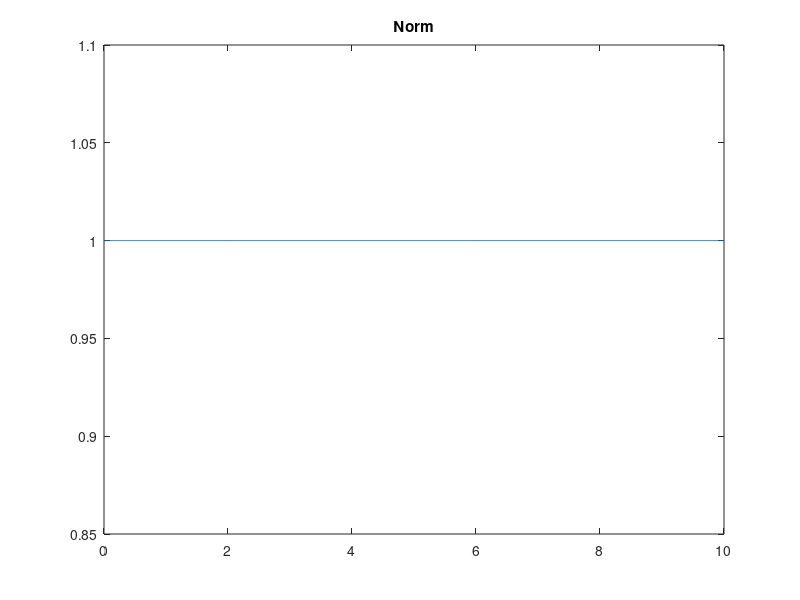

The MATLAB script that drew this image:
% Solves the schrödinger equation with wave propagation

% Clear memory and set format for output to screen
clear all
format short e

% Parametre and start value
epsilon = 1;
gamma = 0;
omega = 1;
Psi = [1; 0];

% Set timesteps
dt = 0.01;
T = 10;
tVector = 0:dt:T;

% Formula for hamilton operator and propagator
H = [-epsilon/2 omega; omega ((epsilon/2)-(gamma*1i))];
U = expm(-1i*H*dt);

a = zeros(size(tVector));
norm = zeros(size(tVector));
PsiArray = zeros(2,size(tVector,1));
index = 1;

for t=tVector
    a(index) = abs(Psi(1))^2;
    norm(index) = abs(Psi(1))^2 + abs(Psi(2))^2;
    PsiArray(1,index) = Psi(1);
    PsiArray(2,index) = Psi(2);
    Psi = U*Psi;
    index = index+1;
end

plot(tVector, a);
title('Probability');
pause
plot(tVector, norm);
title('Norm');